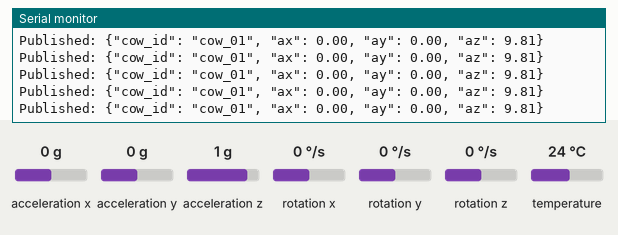
Bench run of a program on a simulated ESP32. Parts: the last lines printed to the serial monitor. The inputs (shaded band) are chosen by the test bench; at power-on: acceleration x 0 g, acceleration y 0 g, acceleration z 1 g, rotation x 0 °/s, rotation y 0 °/s, rotation z 0 °/s, temperature 24 °C. WiFi joins after 1.5 s; servers stay silent unless stated; no MQTT or app messages arrive unless stated.

Above: at 2.7 s.
2.8 s: acceleration x set to -1.4 g
At 2.81 s:
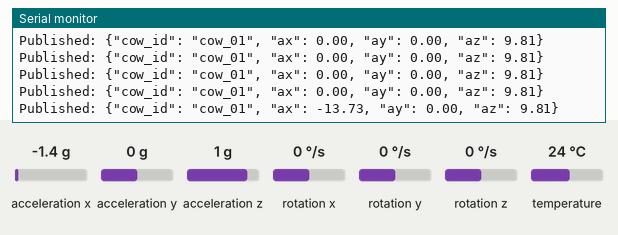
4.3 s: acceleration y set to -1.4 g
At 4.36 s:
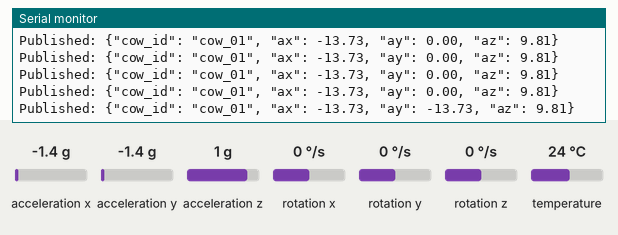
5.8 s: acceleration z set to -1.4 g
At 5.81 s:
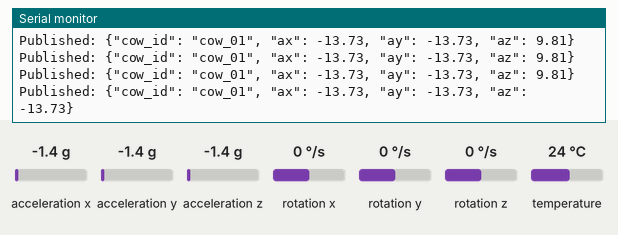

Measured:
- after the input at 2.8 s, the serial monitor: prints a new line at once (image 1)
- after the input at 4.3 s, the serial monitor: prints a new line after 0.06 s (image 2)
- after the input at 5.8 s, the serial monitor: prints a new line at once (image 3)

The program:

main.cpp
```cpp
#include <Arduino.h>
#include <WiFi.h>
#include <PubSubClient.h>
#include <Adafruit_MPU6050.h>
#include <Adafruit_Sensor.h>
#include <Wire.h>

// --- Configuration ---
const char* ssid = "U Mobile_1302_5G";
const char* password = "Pang3828";
const char* mqtt_server = "192.168.0.158";
const int mqtt_port = 1883;

// --- Device Objects ---
WiFiClient espClient;
PubSubClient client(espClient);
Adafruit_MPU6050 mpu;

// --- Function Prototypes ---
void setup_wifi();
void reconnect_mqtt();

void setup() {
    Serial.begin(115200);
    Wire.begin();
    setup_wifi();
    client.setServer(mqtt_server, mqtt_port);

    // Initialize MPU6050
    if (!mpu.begin()) {
        Serial.println("Failed to find MPU6050 chip");
        while (1) {
            delay(10);
        }
    }
    mpu.setAccelerometerRange(MPU6050_RANGE_8_G);
    Serial.println("MPU6050 Found!");
}

void loop() {
    if (!client.connected()) {
        reconnect_mqtt();
    }
    client.loop();

    // --- Read Sensor Data ---
    sensors_event_t a, g, temp;
    mpu.getEvent(&a, &g, &temp);

    // --- Prepare JSON Payload ---
    char json_payload[200];
    snprintf(json_payload, 200,
             "{\"cow_id\": \"cow_01\", \"ax\": %.2f, \"ay\": %.2f, \"az\": %.2f}",
             a.acceleration.x, a.acceleration.y, a.acceleration.z);

    // --- Publish to MQTT ---
    char topic[50];
    snprintf(topic, 50, "farm/cow/cow_01/sensors");
    client.publish(topic, json_payload);

    Serial.print("Published: ");
    Serial.println(json_payload);

    delay(100); // Corresponds to 10Hz sampling rate
}

// --- Helper Functions ---
void setup_wifi() {
    delay(10);
    Serial.println();
    Serial.print("Connecting to ");
    Serial.println(ssid);
    WiFi.begin(ssid, password);
    while (WiFi.status() != WL_CONNECTED) {
        delay(500);
        Serial.print(".");
    }
    Serial.println("\nWiFi connected");
    Serial.print("IP address: ");
    Serial.println(WiFi.localIP());
}

void reconnect_mqtt() {
    while (!client.connected()) {
        Serial.print("Attempting MQTT connection...");
        if (client.connect("ESP32Client-Cow01")) {
            Serial.println("connected");
        } else {
            Serial.print("failed, rc=");
            Serial.print(client.state());
            Serial.println(" try again in 5 seconds");
            delay(5000);
        }
    }
}
```
